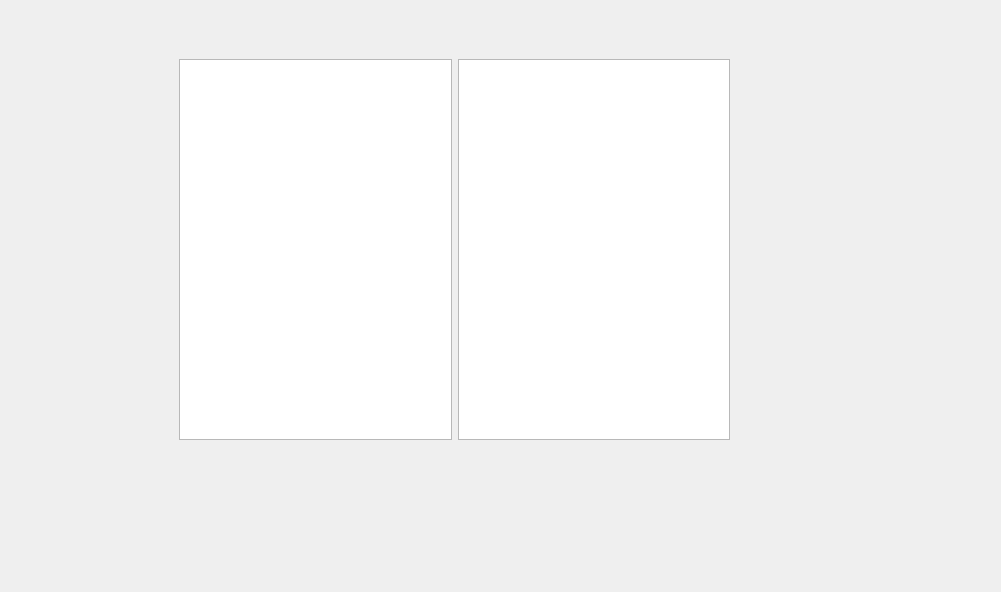
<?xml version="1.0" encoding="UTF-8"?>
<ui version="4.0">
 <class>Form</class>
 <widget class="QWidget" name="Form">
  <property name="geometry">
   <rect>
    <x>0</x>
    <y>0</y>
    <width>1001</width>
    <height>592</height>
   </rect>
  </property>
  <property name="windowTitle">
   <string>Form</string>
  </property>
  <widget class="QWidget" name="horizontalLayoutWidget">
   <property name="geometry">
    <rect>
     <x>179</x>
     <y>59</y>
     <width>551</width>
     <height>381</height>
    </rect>
   </property>
   <layout class="QHBoxLayout" name="horizontalLayout">
    <item>
     <widget class="QTableView" name="tableView"/>
    </item>
    <item>
     <widget class="QTableView" name="tableView_2"/>
    </item>
   </layout>
  </widget>
 </widget>
 <resources/>
 <connections/>
</ui>
